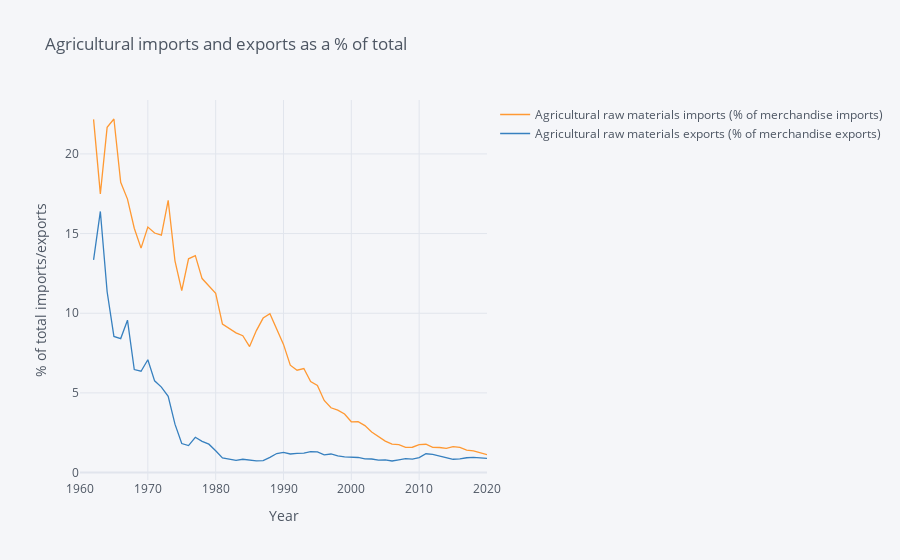

Write notebook code for a chart like this one.
### Markdown cell above
We attempted to analyze agricultural imports and exports as a % of total, and we can see that North Korea doesn't have any data on this. We wanted to take a look at this because it might tell us clues about why the famine occurred (e.g., reduced imports after the collapse of the Soviet Union).

### Code cell
sk[["Agricultural raw materials imports (% of merchandise imports)",
    "Agricultural raw materials exports (% of merchandise exports)"]].iplot(title="Agricultural imports and exports as a % of total",
                                            yTitle="% of total imports/exports",xTitle='Year')

### Figure 1 — Plotly figure (JSON) as saved in the notebook; plotly's stock layout.template omitted (floating-point values rounded to 4 significant figures)
{"data": [{"line": {"color": "rgba(255, 153, 51, 1.0)", "dash": "solid", "shape": "linear", "width": 1.3}, "mode": "lines", "name": "Agricultural raw materials imports (% of merchandise imports)", "text": "", "type": "scatter", "x": [2020, 2019, 2018, 2017, 2016, 2015, 2014, 2013, 2012, 2011, 2010, 2009, 2008, 2007, 2006, 2005, 2004, 2003, 2002, 2001, 2000, 1999, 1998, 1997, 1996, 1995, 1994, 1993, 1992, 1991, 1990, 1989, 1988, 1987, 1986, 1985, 1984, 1983, 1982, 1981, 1980, 1979, 1978, 1977, 1976, 1975, 1974, 1973, 1972, 1971, 1970, 1969, 1968, 1967, 1966, 1965, 1964, 1963, 1962, 1961, 1960], "y": [1.13, 1.248, 1.367, 1.41, 1.582, 1.63, 1.52, 1.571, 1.578, 1.775, 1.749, 1.59, 1.576, 1.752, 1.79, 1.976, 2.25, 2.547, 2.95, 3.198, 3.187, 3.679, 3.915, 4.066, 4.528, 5.468, 5.715, 6.528, 6.424, 6.741, 8.046, 8.961, 9.968, 9.697, 8.91, 7.907, 8.593, 8.766, 9.057, 9.318, 11.26, 11.71, 12.18, 13.61, 13.42, 11.42, 13.29, 17.08, 14.9, 15.03, 15.41, 14.09, 15.34, 17.16, 18.22, 22.19, 21.67, 17.49, 22.17, "", ""]}, {"line": {"color": "rgba(55, 128, 191, 1.0)", "dash": "solid", "shape": "linear", "width": 1.3}, "mode": "lines", "name": "Agricultural raw materials exports (% of merchandise exports)", "text": "", "type": "scatter", "x": [2020, 2019, 2018, 2017, 2016, 2015, 2014, 2013, 2012, 2011, 2010, 2009, 2008, 2007, 2006, 2005, 2004, 2003, 2002, 2001, 2000, 1999, 1998, 1997, 1996, 1995, 1994, 1993, 1992, 1991, 1990, 1989, 1988, 1987, 1986, 1985, 1984, 1983, 1982, 1981, 1980, 1979, 1978, 1977, 1976, 1975, 1974, 1973, 1972, 1971, 1970, 1969, 1968, 1967, 1966, 1965, 1964, 1963, 1962, 1961, 1960], "y": [0.8921, 0.9284, 0.9482, 0.9287, 0.8564, 0.8345, 0.9281, 1.001, 1.137, 1.178, 0.934, 0.8398, 0.8763, 0.801, 0.7255, 0.8002, 0.7814, 0.8501, 0.8633, 0.9467, 0.9481, 0.982, 1.046, 1.166, 1.114, 1.298, 1.315, 1.226, 1.2, 1.167, 1.266, 1.196, 0.9532, 0.7491, 0.7349, 0.7688, 0.8359, 0.7607, 0.8261, 0.9206, 1.373, 1.782, 1.96, 2.214, 1.692, 1.819, 3.039, 4.786, 5.366, 5.758, 7.08, 6.361, 6.468, 9.566, 8.409, 8.544, 11.35, 16.39, 13.35, "", ""]}], "layout": {"legend": {"bgcolor": "#F5F6F9", "font": {"color": "#4D5663"}}, "paper_bgcolor": "#F5F6F9", "plot_bgcolor": "#F5F6F9", "title": {"font": {"color": "#4D5663"}, "text": "Agricultural imports and exports as a % of total"}, "xaxis": {"gridcolor": "#E1E5ED", "showgrid": true, "tickfont": {"color": "#4D5663"}, "title": {"font": {"color": "#4D5663"}, "text": "Year"}, "zerolinecolor": "#E1E5ED"}, "yaxis": {"gridcolor": "#E1E5ED", "showgrid": true, "tickfont": {"color": "#4D5663"}, "title": {"font": {"color": "#4D5663"}, "text": "% of total imports/exports"}, "zerolinecolor": "#E1E5ED"}}}
